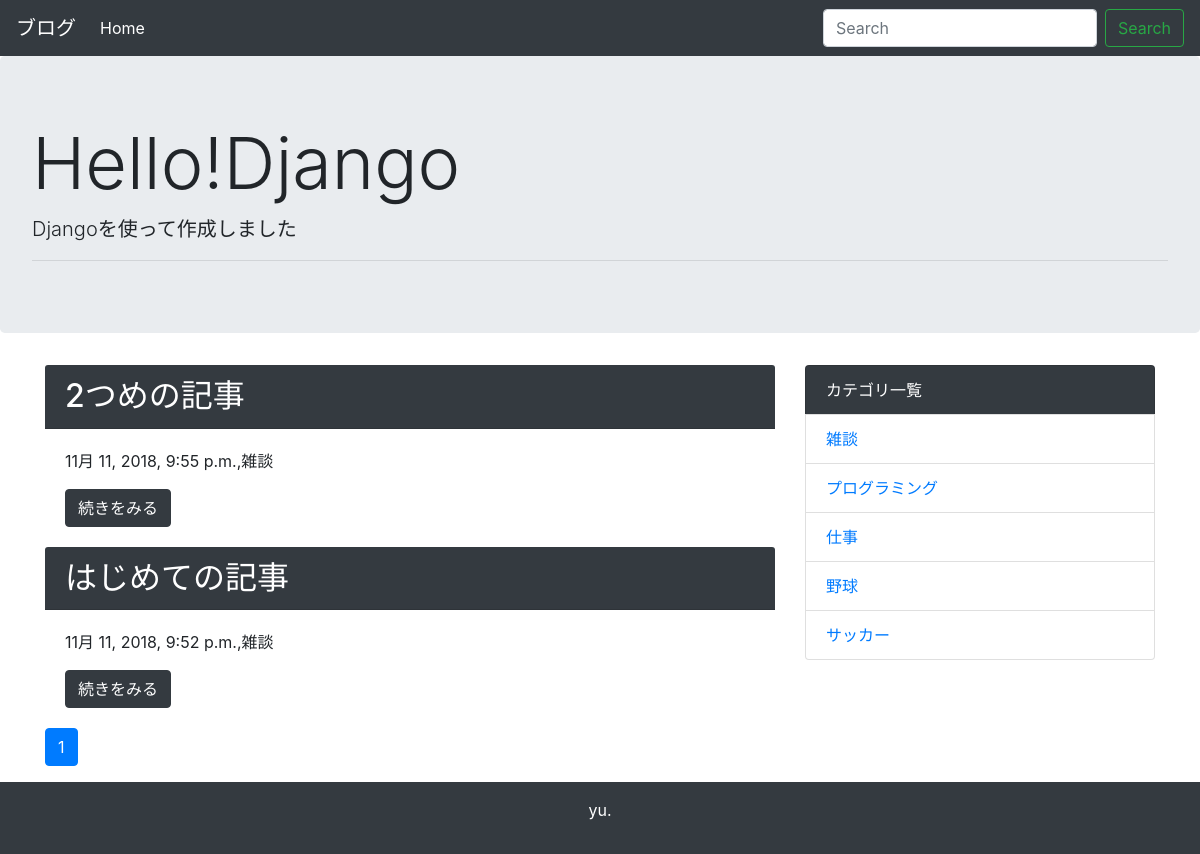
Page /category/1/ on the committed database.
### blog/models.py (models this page shows, shortened)
class Post(models.Model):
    title = models.CharField('タイトル',max_length=255)
    text = models.TextField('本文')
    created_at = models.DateTimeField('作成日',default=timezone.now)
    category = models.ForeignKey(Category,verbose_name='カテゴリ',on_delete=models.PROTECT)

class Category(models.Model):
    name = models.CharField('カテゴリ名',max_length=255)
    created_at = models.DateTimeField('作成日',default=timezone.now)
    def __str__(self):
        return self.name

### blog/views.py (the view)
# urls.py: path('category/<int:pk>/',views.CategoryView.as_view(),name='category'),
class CategoryView(generic.ListView):
    model = Post
    paginate_by = 10
    def get_queryset(self):
        category_pk = self.kwargs['pk']
        queryset = Post.objects.order_by('-created_at').filter(category__pk=category_pk)
        return queryset

### blog/context_processors.py (called while the page is built)
def common(request):
    context = {
        'category_list':Category.objects.all(),
    }
    return context

### blog/templatetags/mytag.py (called while the page is built)
@register.simple_tag
def url_replace(request, field, value):
    url_dict = request.GET.copy()
    url_dict[field] = value
    return url_dict.urlencode()

### blog/templates/blog/post_list.html
{% extends 'blog/base.html' %}
{% block content %}
{% for post in post_list %}
    <div class="card　mb-3">
        <h2 class="card-header bg-dark text-white">{{ post.title }}</h2>
        <div class="card-body">
            <p>{{ post.created_at }},{{ post.category }}</p>
            <a href="{% url 'blog:detail' post.pk %}" class="btn btn-dark">続きをみる</a>
        </div>
    </div>
{% endfor %}
{% include 'blog/page.html' %}
{% endblock %}

### blog/templates/blog/base.html (shortened to what this page needs)
<!doctype html>
<html lang="ja">
  <head>
    <link rel="stylesheet" href="https://maxcdn.bootstrapcdn.com/bootstrap/4.0.0-beta.2/css/bootstrap.min.css">
  </head>
  <body>
      <nav class="navbar navbar-expand-lg navbar-dark bg-dark">
          <a class="navbar-brand" href="#">ブログ</a>
          <div class="collapse navbar-collapse" id="navbarSupportedContent">
            <ul class="navbar-nav mr-auto">
              <li class="nav-item active">
                <a class="nav-link" href="{% url 'blog:index'%}">Home </span></a>
              </li>
            </ul>
            <form class="form-inline my-2 my-lg-0" method="GET" action="{% url 'blog:index' %}">
              <input class="form-control mr-sm-2" type="text" placeholder="Search" aria-label="Search" name="keyword">
              <button class="btn btn-outline-success my-2 my-sm-0" type="submit">Search</button>
            </form>
          </div>
        </nav>
        <div class="jumbotron">
            <h1 class="display-3">Hello!Django</h1>
            <p class="lead">Djangoを使って作成しました</p>
            <hr class="my-2">
          </div>
    <div class="container">
      <div class="row">
        <div class="col-md-8">
      {% block content %}
      {% endblock %}
        </div>
        <div class="col-md-4">
            <ul class="list-group">
              <li class="list-group-item bg-dark text-white">カテゴリ一覧</li>
              {% for category in category_list %}
              <li class="list-group-item"><a href="{% url 'blog:category' category.pk %}">{{ category }}</a></li>
              {% endfor %}
            </ul>
        </div>
      </div>
    </div>
    <footer class="bg-dark text-white text-center py-3">
      <p>yu.</p>
    </footer>
  </body>
</html>

### rows in the picture
Post: title "2つめの記事", created_at "11月 11, 2018, 9:55 p.m.", category "雑談"
Post: title "はじめての記事", created_at "11月 11, 2018, 9:52 p.m.", category "雑談"
Category: name "雑談"
Category: name "プログラミング"
Category: name "仕事"
Category: name "野球"
Category: name "サッカー"

### other values in the picture
{{ link_page }} "1"
